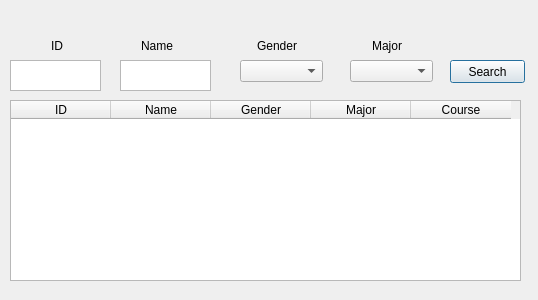
<?xml version="1.0" encoding="UTF-8"?>
<ui version="4.0">
 <class>SearchDialog</class>
 <widget class="QDialog" name="SearchDialog">
  <property name="geometry">
   <rect>
    <x>0</x>
    <y>0</y>
    <width>538</width>
    <height>300</height>
   </rect>
  </property>
  <property name="windowTitle">
   <string>Dialog</string>
  </property>
  <widget class="QTableWidget" name="student_tableWidget">
   <property name="geometry">
    <rect>
     <x>10</x>
     <y>100</y>
     <width>511</width>
     <height>181</height>
    </rect>
   </property>
   <column>
    <property name="text">
     <string>ID</string>
    </property>
   </column>
   <column>
    <property name="text">
     <string>Name</string>
    </property>
   </column>
   <column>
    <property name="text">
     <string>Gender</string>
    </property>
   </column>
   <column>
    <property name="text">
     <string>Major</string>
    </property>
   </column>
   <column>
    <property name="text">
     <string>Course</string>
    </property>
   </column>
  </widget>
  <widget class="QTextEdit" name="id_textEdit">
   <property name="geometry">
    <rect>
     <x>10</x>
     <y>60</y>
     <width>91</width>
     <height>31</height>
    </rect>
   </property>
  </widget>
  <widget class="QTextEdit" name="name_textEdit">
   <property name="geometry">
    <rect>
     <x>120</x>
     <y>60</y>
     <width>91</width>
     <height>31</height>
    </rect>
   </property>
  </widget>
  <widget class="QLabel" name="id_label">
   <property name="geometry">
    <rect>
     <x>30</x>
     <y>40</y>
     <width>54</width>
     <height>12</height>
    </rect>
   </property>
   <property name="toolTipDuration">
    <number>-3</number>
   </property>
   <property name="layoutDirection">
    <enum>Qt::LeftToRight</enum>
   </property>
   <property name="text">
    <string>ID</string>
   </property>
   <property name="alignment">
    <set>Qt::AlignCenter</set>
   </property>
  </widget>
  <widget class="QLabel" name="name_label">
   <property name="geometry">
    <rect>
     <x>130</x>
     <y>40</y>
     <width>54</width>
     <height>12</height>
    </rect>
   </property>
   <property name="text">
    <string>Name</string>
   </property>
   <property name="alignment">
    <set>Qt::AlignCenter</set>
   </property>
  </widget>
  <widget class="QLabel" name="gender_label">
   <property name="geometry">
    <rect>
     <x>250</x>
     <y>40</y>
     <width>54</width>
     <height>12</height>
    </rect>
   </property>
   <property name="text">
    <string>Gender</string>
   </property>
   <property name="alignment">
    <set>Qt::AlignCenter</set>
   </property>
  </widget>
  <widget class="QLabel" name="major_label">
   <property name="geometry">
    <rect>
     <x>360</x>
     <y>30</y>
     <width>54</width>
     <height>31</height>
    </rect>
   </property>
   <property name="text">
    <string>Major</string>
   </property>
   <property name="alignment">
    <set>Qt::AlignCenter</set>
   </property>
  </widget>
  <widget class="QPushButton" name="search_pushButton">
   <property name="geometry">
    <rect>
     <x>450</x>
     <y>60</y>
     <width>75</width>
     <height>23</height>
    </rect>
   </property>
   <property name="text">
    <string>Search</string>
   </property>
  </widget>
  <widget class="QComboBox" name="gender_comboBox">
   <property name="geometry">
    <rect>
     <x>240</x>
     <y>60</y>
     <width>83</width>
     <height>22</height>
    </rect>
   </property>
  </widget>
  <widget class="QComboBox" name="major_comboBox">
   <property name="geometry">
    <rect>
     <x>350</x>
     <y>60</y>
     <width>83</width>
     <height>22</height>
    </rect>
   </property>
  </widget>
 </widget>
 <resources/>
 <connections/>
</ui>
